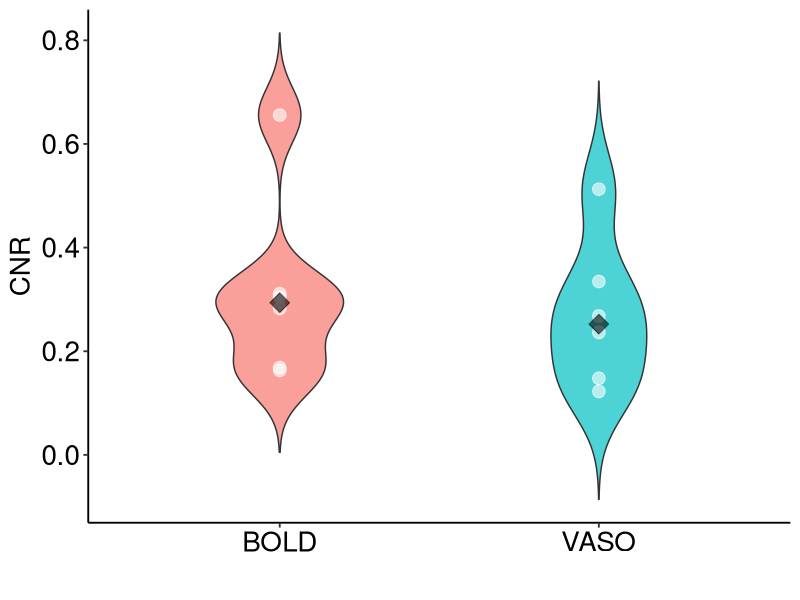

Reproduce this figure in R.
# Load libraries
library(ggplot2)

# Read the data files
bold <- scan("BOLD_HC.txt")
vaso <- scan("VASO_HC.txt")

# Make a data frame in long format
df <- data.frame(
  CNR = c(bold, vaso),
  Contrast = factor(rep(c("BOLD","VASO"), each = length(bold)))
)

# Violin plot with points and median
p <- ggplot(df, aes(x = Contrast, y = CNR, fill = Contrast)) +
  geom_violin(trim = FALSE, alpha = 0.7, width = 0.4) +
  geom_point(size = 4, alpha = 0.6, colour = "white") +
  stat_summary(fun = median, geom = "point", size = 5, shape = 23, alpha = 0.6,fill = "black") +
  theme_classic(base_size = 14) +
  labs(
    #title = "Voxel-wise hippocampal CNR (memory > math)",
    y = "CNR",
    x = ""
  ) +
  theme(legend.position = "none",
        axis.text = element_text(color = "black", size = 20),
        axis.title = element_text(color = "black", size = 20),
        #plot.title = element_text(color = "black", size = 20, face = "bold", hjust = 0.5)
        )

ggsave("CNR_comp.pdf", plot = p, width = 6, height = 6, units = "in", dpi = 300)


## check for between group significant differences

wilcox.test(bold, vaso, paired = TRUE)
